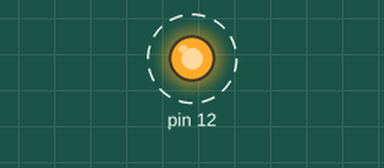
A sketch run on a simulated Arduino Uno, built with avr-gcc and run on an emulated ATmega328P. Parts: output pins drawn as LEDs (lit = HIGH). Dashed ring = blinking.

Above: at 0.5 s.
Timing chart, 0 to 3.5 s (numbered marks = the images above):
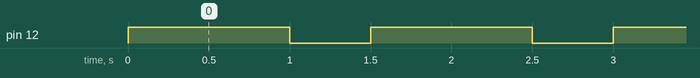

Measured:
- by itself, pin 12: alternates HIGH for 1.0 s and LOW for 0.50 s

The sketch:

DigitalWriteCode.ino
```cpp
void setup() {
 pinMode(12,OUTPUT);
}

void loop() {
  digitalWrite(12,HIGH);
  delay(1000);
  digitalWrite(12,LOW);
  delay(500);
}
```
